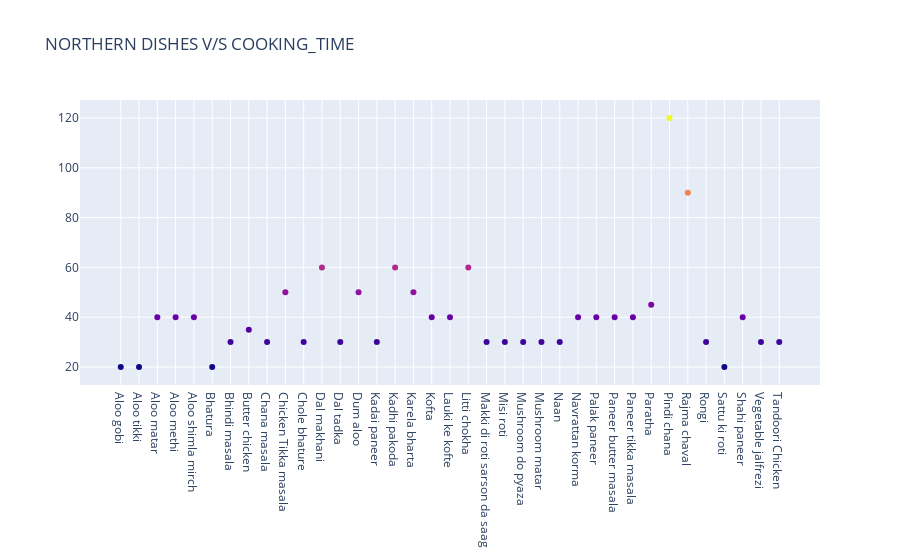

This figure's notebook cell:
### Code cell
north_ = go.Figure(data=go.Scatter(x=main_course_north['name'],
                                y=main_course_north['cook_time'],
                                mode='markers',
                                marker_color=main_course_north['cook_time'],
                                text=main_course_north['name'])) # hover text goes here

north_.update_layout(title='NORTHERN DISHES V/S COOKING_TIME')
north_.show()

### Figure 1 — Plotly figure (JSON) as saved in the notebook; plotly's stock layout.template omitted (floating-point values rounded to 4 significant figures)
{"data": [{"marker": {"color": [20, 20, 40, 40, 40, 20, 30, 35, 30, 50, 30, 60, 30, 50, 30, 60, 50, 40, 40, 60, 30, 30, 30, 30, 30, 40, 40, 40, 40, 45, 120, 90, 30, 20, 40, 30, 30]}, "mode": "markers", "text": ["Aloo gobi", "Aloo tikki", "Aloo matar", "Aloo methi", "Aloo shimla mirch", "Bhatura", "Bhindi masala", "Butter chicken", "Chana masala", "Chicken Tikka masala", "Chole bhature", "Dal makhani ", "Dal tadka", "Dum aloo", "Kadai paneer", "Kadhi pakoda", "Karela bharta", "Kofta", "Lauki ke kofte", "Litti chokha", "Makki di roti sarson da saag", "Misi roti", "Mushroom do pyaza", "Mushroom matar", "Naan", "Navrattan korma", "Palak paneer", "Paneer butter masala", "Paneer tikka masala", "Paratha", "Pindi chana", "Rajma chaval", "Rongi", "Sattu ki roti", "Shahi paneer", "Vegetable jalfrezi", "Tandoori Chicken"], "type": "scatter", "x": ["Aloo gobi", "Aloo tikki", "Aloo matar", "Aloo methi", "Aloo shimla mirch", "Bhatura", "Bhindi masala", "Butter chicken", "Chana masala", "Chicken Tikka masala", "Chole bhature", "Dal makhani ", "Dal tadka", "Dum aloo", "Kadai paneer", "Kadhi pakoda", "Karela bharta", "Kofta", "Lauki ke kofte", "Litti chokha", "Makki di roti sarson da saag", "Misi roti", "Mushroom do pyaza", "Mushroom matar", "Naan", "Navrattan korma", "Palak paneer", "Paneer butter masala", "Paneer tikka masala", "Paratha", "Pindi chana", "Rajma chaval", "Rongi", "Sattu ki roti", "Shahi paneer", "Vegetable jalfrezi", "Tandoori Chicken"], "y": [20, 20, 40, 40, 40, 20, 30, 35, 30, 50, 30, 60, 30, 50, 30, 60, 50, 40, 40, 60, 30, 30, 30, 30, 30, 40, 40, 40, 40, 45, 120, 90, 30, 20, 40, 30, 30]}], "layout": {"title": {"text": "NORTHERN DISHES V/S COOKING_TIME"}}}
